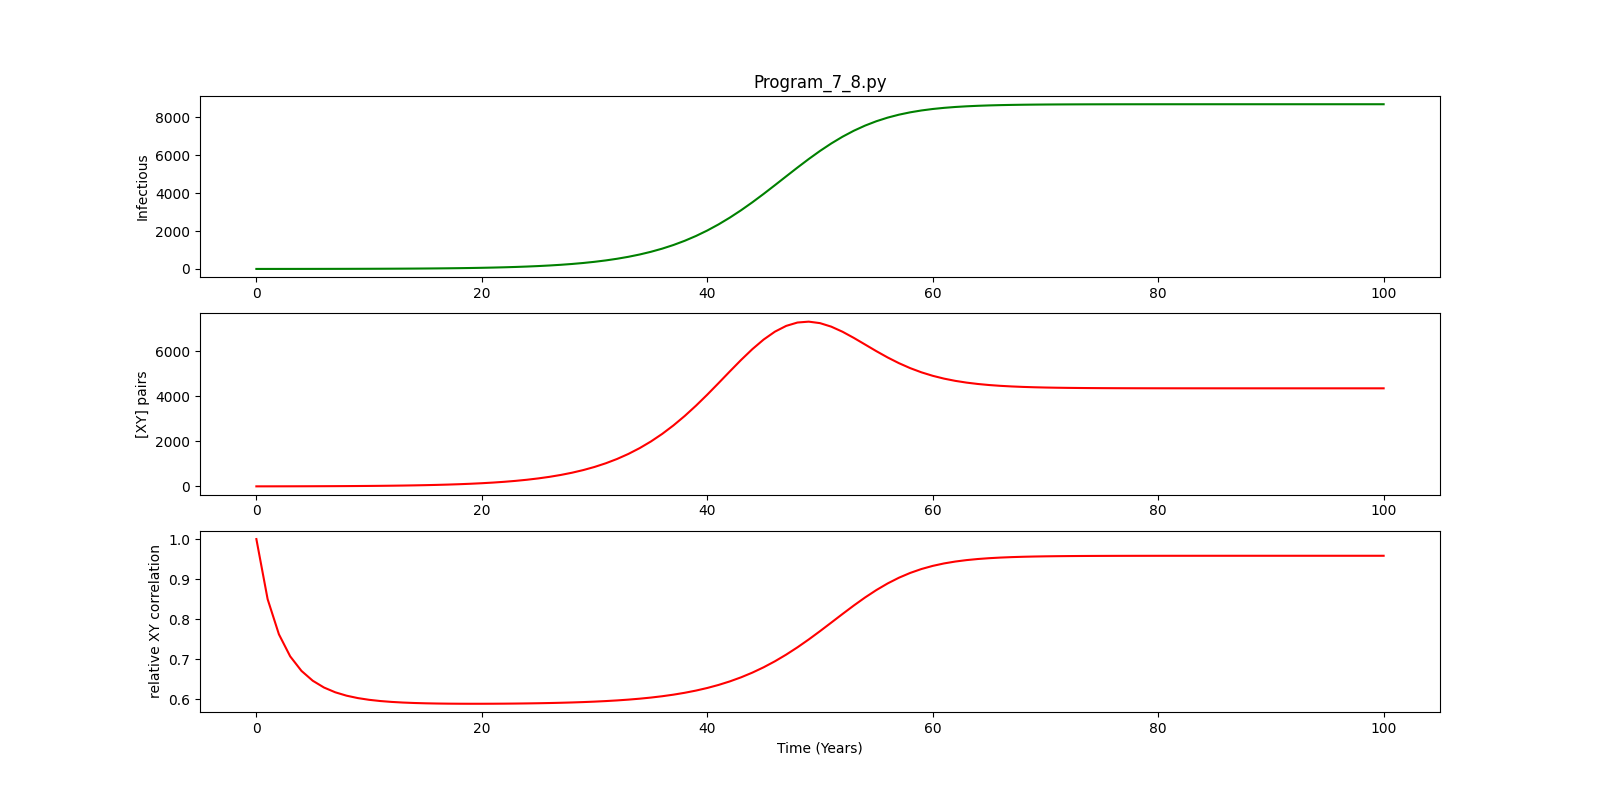

Write the Python code that produced this figure.
#!/usr/bin/env python3

####################################################################
###    This is the PYTHON version of program 7.8 from page 285 of  #
### "Modeling Infectious Disease in humans and animals"            #
### by Keeling & Rohani.										   #
###																   #
### It is the pairwise approximation to the SIS model on a random  #
### network of N individuals, each with n contacts.                #
###																   #
### Initially it is assumed that there is no correlation between   #
### infected and susceptible individuals in the network.           #
####################################################################

###################################
### Written by Ilias Soumpasis    #
### [email redacted]	  #
###################################

# Environment Preparation
import scipy.integrate as spi
import numpy as np
import pylab as pl

# Parameters
n=4;
tau=0.1;
gamma=0.05;
Y0=1.0;
N0=10000;
ND=MaxTime=100.0;
TS=1.0
X0=N0-Y0
XY0=n*Y0*X0/N0;

INPUT=np.hstack((X0,XY0))

# Model Definition
def diff_eqs(INP,t):
	'''The main set of equations'''
	Y=np.zeros((2))
	V = INP
	Y[0] = gamma*(N0-V[0]) - tau*V[1];
	Y[1] = tau*(n-1)*(n*V[0]-V[1])*V[1]/(n*V[0]) + gamma*(n*N0-n*V[0]-V[1]) - tau*V[1]\
	- tau*(n-1)*V[1]*V[1]/(n*V[0]) - gamma*V[1];
	return Y   # For odeint

# Model Run
t_start = 0.0; t_end = ND; t_inc = TS
t_range = np.arange(t_start, t_end+t_inc, t_inc)
RES = spi.odeint(diff_eqs,INPUT,t_range)
X = RES[:,0]
XY= RES[:,1]
Y=N0-X

# print (XY/(n*X*Y/N0))

#Ploting
pl.figure(figsize=(16, 8))
pl.subplot(311)
pl.plot(Y, '-g')
pl.ylabel('Infectious')
pl.title("Program_7_8.py")
pl.subplot(312)
pl.plot(XY, '-r')
pl.ylabel('[XY] pairs')
pl.subplot(313)
pl.plot(XY/((n*X)*(Y/N0)), '-r')
pl.ylabel('relative XY correlation')
pl.xlabel('Time (Years)')
pl.savefig("Program_7_8.png")
pl.show()
